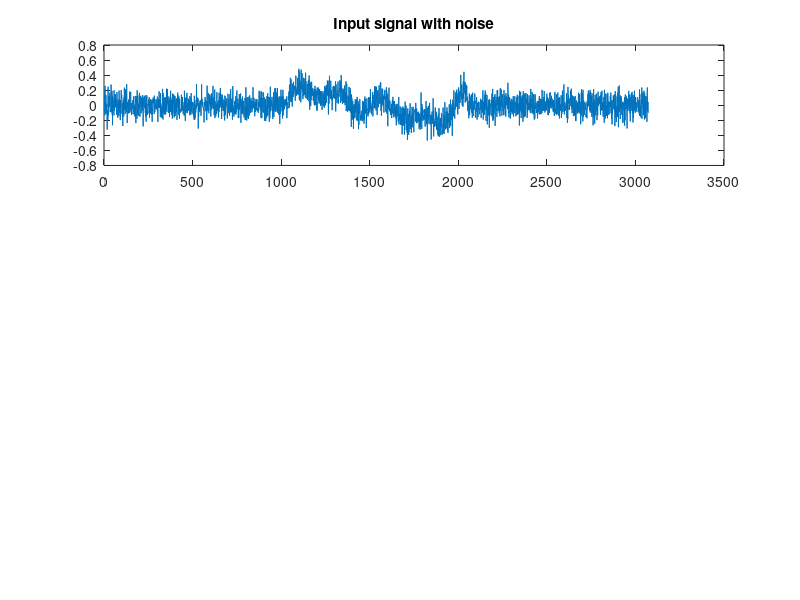

Source code (MATLAB): (Note: this script raises an error after producing the figure.)
%% Parameters for test of the pitch detector algorithm
fs = 48000;
f1 = 50;
f2 = 100;
f3 = 200;
A1 = 0.5; 
A2 = 0.3;
gain = 0.3;
N = 1024;
W = 1024; 
tstart = 1024;
k = 0.80; % Ratio for determination of local maximums

%% Noisy test signal that contains a sine wave
tst = gain*A1*sin(2*pi*(f1/fs)*(1:N)) + gain*A2*sin(2*pi*(f2/fs)*(1:N))+ gain*A2*sin(2*pi*(f3/fs)*(1:N));
%tst = A1*sin(2*pi*(f1/fs)*(1:N));
x = [0.1*randn(1,N) (tst + 0.1*randn(1,N)) 0.1*randn(1,N)];
%x = tst;

figure(1);
subplot(3,1,1);
plot(x); 
title('Input signal with noise');

%% Normalized Squared difference function
% From article "A Smarter way to find pitch"
r_tau = zeros(1,W); % Autocorrelation ACF type II
m_tau = zeros(1,W); % Squared difference function modified SDF
n_tau = zeros(1,W); % Normalized squared difference function

t = tstart; % Start at time when periodic signal is avaiable
for tau = 1:W
    for j = t:t+W-1-tau
        r_tau(tau) = r_tau(tau) + x(j)*x(j+tau); % ACF type II (2)
        m_tau(tau) = m_tau(tau) + x(j)^2 + x(j+tau)^2; % SDF modified (6)
        n_tau(tau) = 2*r_tau(tau)/m_tau(tau); % Normalized NSDF (-1 to 1) (9)
    end
end

%%save('tau.txt', 'n_tau', '-ASCII');
save tau.txt n_tau -ASCII

subplot(3,1,2);
plot (r_tau);
title('Autocorrelation - ACF type II');

subplot(3,1,3);
plot (n_tau);
title('Normalized squared difference - NSDF');


%[C, I] = max(n_tau);

%% Find the local maxima
%Test vector
%tau = [5 4 3 2 1 0 -1 -2 -3 -4 -3 -2 -1 0 1 2 3 4 5 4 3 2 1 0];
%W = 24;
tau = n_tau;
n_1 = tau(1); % Treshold for detection of first maximum - parameter
n_2 = n_1;
treshold = n_1*k;

% Initialization
max_samples = zeros(1, 1);
max_value = zeros(1, 1);
samples = 0;
rising = 0;
idx = 1;
maximum = 0;

for n=1:W
    if (tau(n) > 0)
        %disp([num2str(n_2) ' ' num2str(n_1) ' ' num2str(tau(n))]);
        if (n_1 > n_2) && (n_1 > tau(n)) && (n_1 > treshold)
            samples = n - 1;
            max_samples(idx) = samples;
            max_value(idx) = n_1;
            maximum = n_1;
            idx = idx + 1;
            disp(['Maximum: ' num2str(n_1) ' Samples : ' num2str(samples)]);
            treshold = n_1 * k;
        end
    end
    n_2 = n_1;
    n_1 = tau(n);
end

maximum = 0;
tau_max = 0;
for n=1:length(max_samples)
    if max_value(n) > maximum
        maximum = max_value(n);
        tau_max = max_samples(n);
    end
end

disp(['Tau max: ' num2str(tau_max) ' value ' num2str(maximum) ]);
%tau_max = 48
fc = fs/tau_max;
note = log10(fc/27.5)/log10(sqrt(2));
disp(['Pitch frequence detected : ' num2str(fc)]);

